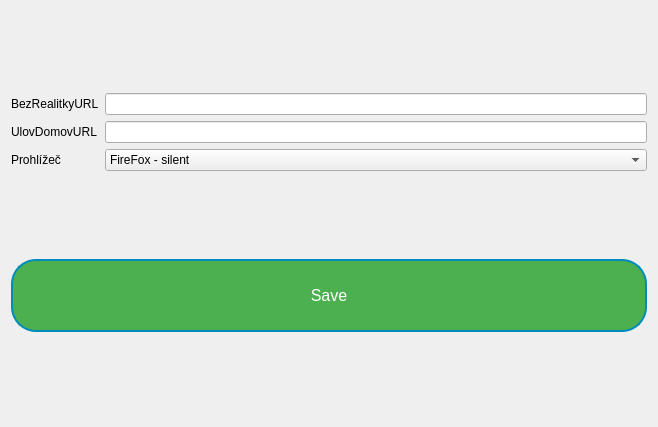
<?xml version="1.0" encoding="UTF-8"?>
<ui version="4.0">
 <class>Dialog</class>
 <widget class="QDialog" name="Dialog">
  <property name="geometry">
   <rect>
    <x>0</x>
    <y>0</y>
    <width>658</width>
    <height>427</height>
   </rect>
  </property>
  <property name="windowTitle">
   <string>Dialog</string>
  </property>
  <layout class="QGridLayout" name="gridLayout_2">
   <item row="0" column="0">
    <layout class="QGridLayout" name="gridLayout">
     <item row="1" column="2">
      <widget class="QLineEdit" name="lineEdit_2"/>
     </item>
     <item row="3" column="0">
      <widget class="QLabel" name="label_3">
       <property name="text">
        <string>Prohlížeč</string>
       </property>
      </widget>
     </item>
     <item row="0" column="0">
      <widget class="QLabel" name="label">
       <property name="text">
        <string>BezRealitkyURL</string>
       </property>
      </widget>
     </item>
     <item row="0" column="2">
      <widget class="QLineEdit" name="lineEdit"/>
     </item>
     <item row="1" column="0">
      <widget class="QLabel" name="label_2">
       <property name="text">
        <string>UlovDomovURL</string>
       </property>
      </widget>
     </item>
     <item row="3" column="2">
      <widget class="QComboBox" name="comboBox">
       <item>
        <property name="text">
         <string>FireFox - silent</string>
        </property>
       </item>
       <item>
        <property name="text">
         <string>FireFox - normal</string>
        </property>
       </item>
       <item>
        <property name="text">
         <string>Chrome</string>
        </property>
       </item>
      </widget>
     </item>
    </layout>
   </item>
   <item row="1" column="0">
    <widget class="QPushButton" name="saveButton">
     <property name="styleSheet">
      <string notr="true">QPushButton {padding: 25px;
background-color: #4CAF50;
border: 2px solid #008CBA;
border-radius: 25px;
color: white;
font-size: 16px;}
QPushButton:hover {
background-color: #45a049;
}
QPushButton:pressed{
background-color: #ff0000;
}
</string>
     </property>
     <property name="text">
      <string>Save</string>
     </property>
    </widget>
   </item>
  </layout>
 </widget>
 <resources/>
 <connections/>
</ui>
